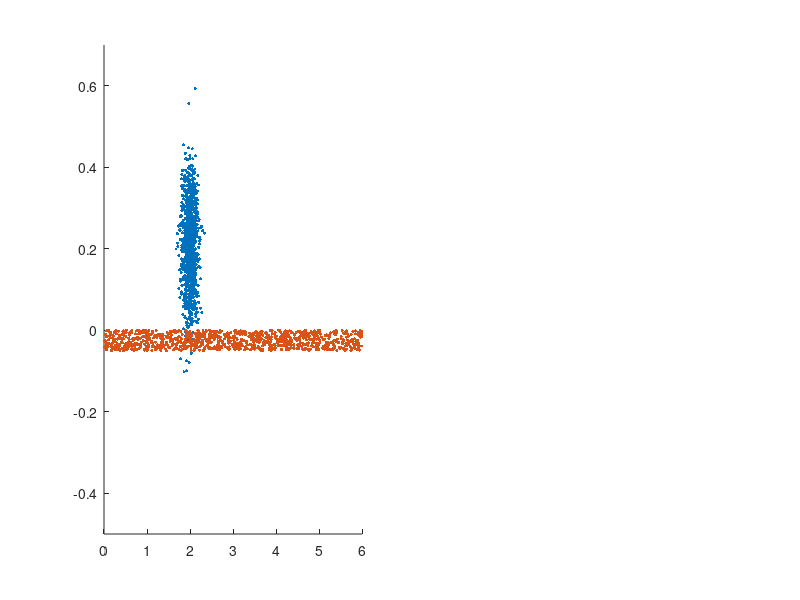

Recreate this plot in MATLAB. (Note: this script raises an error after producing the figure.)
%% Initialize variables.
MU = [2 0.2];
SIGMA_MATRIX = diag([0.01 0.01]);
EPSILON = 0.05;
SIGMA = 0.04;
NUMBER_OF_PARTITIONS = 2;

nPointsFirst = 1000;
nPointsSecond = 1000;
nPoints = nPointsFirst + nPointsSecond;

%% Generate points.
pointsNormal = mvnrnd(MU,SIGMA_MATRIX,nPointsFirst); 
pointsUniform = rand(nPointsSecond,2)*diag([6 -EPSILON]);

%% Display points.
subplot(1,2,1);
scatter(pointsNormal(:,1),pointsNormal(:,2),5,'filled','r');
hold on;
scatter(pointsUniform(:,1),pointsUniform(:,2),5,'filled','b');
hold off;
axis([0 6 -0.5 0.7]);

%% Permutate points to test randomness.
points = [pointsNormal; pointsUniform];
permutation = randperm(nPoints);
points = points(permutation,:);

%% Generate similarity matrix.
W = squareform(exp(-pdist(points,'squaredeuclidean')/(2*SIGMA^2)));

%% Generate partition matrix.
[~,X] = ncut(W,NUMBER_OF_PARTITIONS);

%% Sort points by partition.
[~,I] = sortrows(X,'descend');
points = points(I,:);

%% Display partitioned points.
nPointsFirst = sum(X(:,1));

subplot(1,2,2);
scatter(points(1:nPointsFirst,1),points(1:nPointsFirst,2),5,'filled','r');
hold on;
scatter(points(nPointsFirst+1:end,1), ...
        points(nPointsFirst+1:end,2),5,'filled','b');
hold off;
axis([0 6 -0.5 0.7]);
